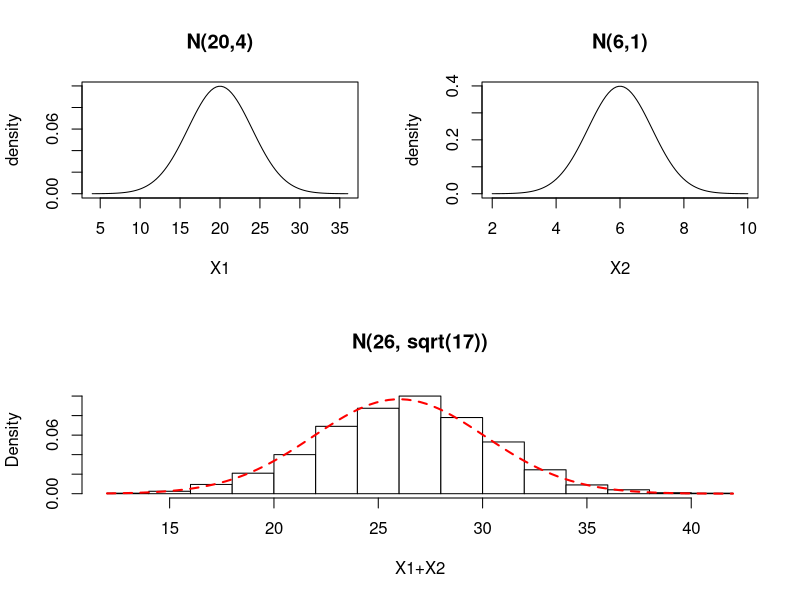

Write R code to recreate this figure.
#############################################################
# Note: the code before the example is provided to
# illustrate the theorem:
#   If X1 ~ N(mu1, sigma1) and X2 ~ N(mu2, sigma2), then
#     X1+X2 ~ N(mu1+mu2,   sqrt(sigma1**2 + sigma2**2))
# You do not need to worry about understanding the code,
# but you should understand the thereom
#############################################################

####################################################
# histogram with normal distribution
####################################################
hist.norm <- function(X, mu, sigma, ...) { 
  h <- hist(X, plot = FALSE)
  col <- rep("white", length(h$breaks))
  ylim <- NULL
  m <- max( max(h$density), dnorm(mu, mean = mu, sd = sigma))
  m <- m +0.1*m  
  ylim <- c(0,m)
  
  hist(X, prob = TRUE, ylim = ylim, col = col, ...)
  
  curve(dnorm(x, mean = mu, sd = sigma), col = "red", lty = 2, lwd = 2, 
        add = TRUE)
}

####################################################
# normal density: graphs normal density with 
# x range of (mu - r*sigma) to (mu + r* sigma)
####################################################
norm.density <- function(mu, sigma, r=4, main = NULL, ylab = "density", ...) {
  x <- seq(mu-r*sigma, mu+r*sigma, length.out = 100)
  if (is.null(main)) main <- paste("N(", mu, ",", sigma, ")", sep = "")
  plot(x, dnorm(x, mean = mu, sd = sigma), type = "l",
       ylab = ylab, main = main, ...)  
}

  
#############################################################
# We will visualize the distribution of X1 + X2 where
# X1 ~ N(20,4) and X2 ~ N(6,1)
# Theorem:
#   If X1 ~ N(mu1, sigma1) and X2 ~ N(mu2, sigma2), then
#   X1+X2 ~ N(mu1+mu2,   sqrt(sigma1**2 + sigma2**2))
#############################################################

mu1 <- 20
sigma1 <- 4

mu2 <- 6
sigma2 <- 1

# finds the sum of X1 and X2 where 
# X1 ~ N(mu1, sigma1) and X2 ~ N(mu2, sigma2)
add.norm <- function(mu1,sigma1, mu2,sigma2) {
  x1 <- rnorm(1, mean = mu1, sd = sigma1)
  x2 <- rnorm(1, mean = mu2, sd = sigma2)
  x1+x2
}


x <- replicate(1000, add.norm(mu1,sigma1,mu2,sigma2))

mu12 <- mu1+mu2
sigma12 <- sqrt(sigma1**2+sigma2**2)

split.screen(c(2,1))           # splits screen into 2 rows
split.screen(c(1,2))           # splits 1st row into 2 columns
screen(3)                      # select top left
norm.density(mu1, sigma1, xlab = "X1")
screen(4)                      # select top right
norm.density(mu2, sigma2, xlab = "X2")
screen(2)                      # select bottom 
hist.norm(x, mu = mu12, sigma = sigma12,
          main = "N(26, sqrt(17))", xlab = "X1+X2")
close.screen(all=TRUE)


##################################################################
# Example: In a survey of 2600 individuals, 110 out of 1120 males 
# were red-green color-blind and 10 out of 1480 females were
# red-green colorblind. Is there a signifcant relationship 
# (at p < 0.05) between sex and red-green color-blindness?
# Answer this question by carrying out the steps below.
##################################################################

#1. State the null and alternative hypotheses
# H0: pm - pf = 0, pm is the true proportion of males who are
#      red-green colorblind; pf is the true proportion of females
# HA: pm - pf != 0

#2. Find the test statistic

#3. Find the p-value

# 2*pnorm(-abs(z)) # manual calculation confirms this

#4. State the conclusion


#5. What would it mean in the context of this problem if a Type I
#   error occured? 

# 6. What would it mean in the context of this problem if a Type II
#   error occured? 

